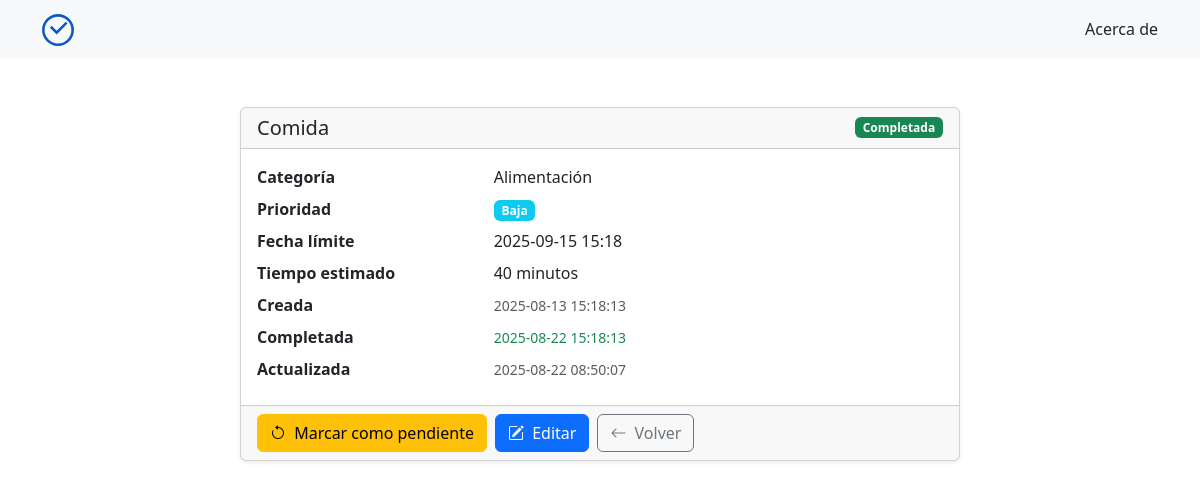
Page /tarea/3 on the committed database.
### tables this page shows
CREATE TABLE tareas (
            id INTEGER PRIMARY KEY AUTOINCREMENT,
            nombre TEXT NOT NULL,
            fecha_creacion TEXT NOT NULL DEFAULT (datetime('now','localtime')),
            fecha_limite TEXT,
            prioridad TEXT DEFAULT 'media',
            estado TEXT NOT NULL DEFAULT 'pendiente',
            tiempo_estimado INTEGER,
            completado_en TEXT,
            id_categoria INTEGER NOT NULL,
            fecha_actualizacion TEXT NOT NULL DEFAULT (datetime('now','localtime')),
            FOREIGN KEY (id_categoria) REFERENCES categorias(id)
                ON UPDATE CASCADE
                ON DELETE RESTRICT
        );

CREATE TABLE categorias (
            id INTEGER PRIMARY KEY AUTOINCREMENT,
            nombre TEXT NOT NULL UNIQUE
        );

### app.py (the view)
@app.route('/tarea/<int:id>')
def detalle(id): # CONSULTA EL DETALLE DE UNA TAREA ESPECÍFICA
    tarea = Tarea.get_by_id(id)
    if not tarea:
        return render_template("404.html"), 404
    categoria = Categoria.get_by_id(tarea["id_categoria"])
    return render_template("tarea.html", tarea=tarea, categoria=categoria)

### database.py (called while the page is built)
def connect_db():
    conn = sqlite3.connect(DATABASE_NAME) # Conecta a la base de datos
    conn.row_factory = sqlite3.Row  # Devuelve filas tipo Row: acceso por índice y por llave
    conn.execute("PRAGMA foreign_keys = ON") # Activa el modo de clave foránea
    return conn

def query_one(sql, params=None):
    conn = connect_db()
    row = conn.execute(sql, params or ()).fetchone()
    conn.close()
    return row

### models/categoria.py (called while the page is built)
    @staticmethod
    def get_by_id(categoria_id):
        query = query_one("SELECT id, nombre FROM categorias WHERE id = ?", (categoria_id,))
        print(f" * Categoría: {query}")
        return query

### models/tarea.py (called while the page is built)
    @staticmethod
    def get_by_id(tarea_id):
        return query_one(
            """SELECT id, nombre, fecha_creacion, fecha_limite, prioridad, estado, tiempo_estimado,
                      completado_en, id_categoria, fecha_actualizacion
               FROM tareas WHERE id = ?""",
            (tarea_id,),
        )

### templates/tarea.html (shortened to what this page needs)
{% extends "layout.html" %}
{% block content %}
<section id="tarea" class="container mt-4">
  <div class="row justify-content-center">
    <div class="col-12 col-lg-8">
      <div class="card shadow-sm">
        <div class="card-header d-flex justify-content-between align-items-center">
          <h2 class="h5 mb-0">{{ tarea.nombre }}</h2>
          <span class="badge {{ 'bg-success' if tarea.estado == 'completada' else 'bg-secondary' }}">{{ tarea.estado|title }}</span>
        </div>
        <div class="card-body">
          <dl class="row mb-0">
            <dt class="col-sm-4">Categoría</dt>
            <dd class="col-sm-8">{{ categoria.nombre }}</dd>
            <dt class="col-sm-4">Prioridad</dt>
            <dd class="col-sm-8">
              <span class="badge
                {% if tarea.prioridad == 'alta' %}bg-danger
                {% elif tarea.prioridad == 'media' %}bg-warning
                {% else %}bg-info{% endif %}">
                {{ tarea.prioridad|title }}
              </span>
            </dd>
            {% if tarea.fecha_limite %}
            <dt class="col-sm-4">Fecha límite</dt>
            <dd class="col-sm-8">
              <span>
                {% if 'T' in tarea.fecha_limite %}
                  {{ tarea.fecha_limite.replace('T', ' ') }}
                {% else %}
                  {{ tarea.fecha_limite }}
                {% endif %}
              </span>
            </dd>
            {% endif %}
            {% if tarea.tiempo_estimado %}
            <dt class="col-sm-4">Tiempo estimado</dt>
            <dd class="col-sm-8">{{ tarea.tiempo_estimado }} minutos</dd>
            {% endif %}
            <dt class="col-sm-4">Creada</dt>
            <dd class="col-sm-8"><small class="text-muted">{{ tarea.fecha_creacion }}</small></dd>
            {% if tarea.completado_en %}
            <dt class="col-sm-4">Completada</dt>
            <dd class="col-sm-8"><small class="text-success">{{ tarea.completado_en }}</small></dd>
            {% endif %}
            <dt class="col-sm-4">Actualizada</dt>
            <dd class="col-sm-8"><small class="text-muted">{{ tarea.fecha_actualizacion }}</small></dd>
          </dl>
        </div>
        <div class="card-footer d-flex gap-2">
          <form action="/tarea/{{ tarea.id }}/toggle-estado" method="post" class="m-0 p-0" data-id="{{ tarea.id }}" id="toggle-estado-form">
            {% set es_completada = tarea.estado == 'completada' %}
            <button type="submit" class="btn {{ 'btn-warning' if es_completada else 'btn-success' }}">
              {% if es_completada %}
              <i class="bi bi-arrow-counterclockwise me-1"></i>
              Marcar como pendiente
              {% else %}
              <i class="bi bi-check2-circle me-1"></i>
              Marcar como completada
              {% endif %}
            </button>
          </form>
          <a href="/editar/{{ tarea.id }}" class="btn btn-primary">
            <i class="bi bi-pencil-square me-1"></i>
            Editar
          </a>
          <a href="/" class="btn btn-outline-secondary">
            <i class="bi bi-arrow-left me-1"></i>
            Volver
          </a>
        </div>
      </div>
    </div>
  </div>
</section>
{% endblock %}

### rows in the picture
tareas: nombre "Comida", estado "Completada", prioridad "Baja", fecha_limite.replace "2025-09-15 15:18", tiempo_estimado "40", fecha_creacion "2025-08-13 15:18:13", completado_en "2025-08-22 15:18:13", fecha_actualizacion "2025-08-22 08:50:07"
categorias: nombre "Alimentación"
